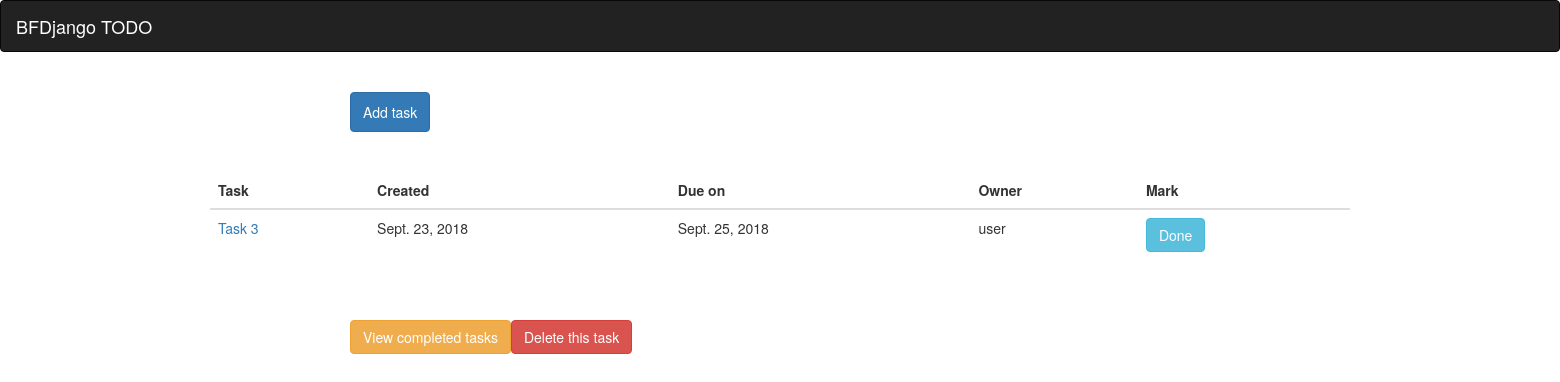
/todos/3/completed, run on the app's committed database.
### main/models.py (models this page shows, shortened)
class Task(models.Model):
    name = models.CharField(max_length = 100)
    created = models.DateField()
    due_to = models.DateField()
    owner = models.ForeignKey(Owner, on_delete = models.CASCADE)
    mark = models.BooleanField()

class Owner(models.Model):
    type = models.CharField(max_length = 100)
    def __str__(self):
        return self.type

### main/views.py (the view)
# urls.py: re_path(r'^todos/(\d+)/completed$', views.toCompleteReturn)
def toCompleteReturn(request, number):
    tasks = Task.objects.filter(name = 'Task {}'.format(number))
    context = {
        'list': tasks
    }
    return render(request, 'completed_todo_list.html', context)

### main/templates/completed_todo_list.html (shortened to what this page needs)
{%extends 'base.html' %}
{% block task_table %}
    <div class="container">
  <table class="table table-hover">
    <thead>
      <tr>
        <th>Task</th>
        <th>Created</th>
        <th>Due on</th>
          <th>Owner</th>
          <th>Mark</th>
      </tr>
    </thead>
    <tbody>
        {% for task in list %}
        <tr>
            <td><a href="">{{task.name}}</a></td>
            <td>{{task.created}}</td>
            <td>{{task.due_to}}</td>
            <td>{{task.owner}}</td>
            <td><button class="btn btn-info">
                {% if task.mark %}
                    Done
                {% else %}
                    Not Done
                {% endif %}
            </button></td>
        </tr>
{% endfor %}
    </tbody>
  </table>
</div>
{% endblock %}

### data on the page
Task: name "Task 3", created "Sept. 23, 2018", due_to "Sept. 25, 2018", owner "user", mark "Done"
